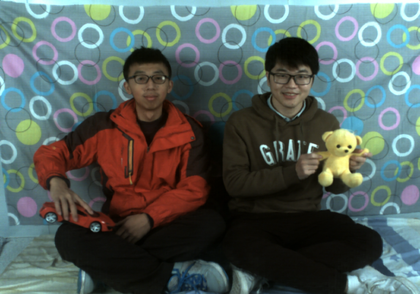
%> input picture img/Boys/X_final.png, 420 x 294 px, shrunk from 1064 x 744 before the run
$ octave show_blocks.m   (GNU Octave 9; MATLAB toolbox functions it lacks are replaced by stand-ins)
%> lines starting %> are read from the running program, lines starting %| are printed output that depends on the picture; in (x1, y1, x2, y2) boxes, pixels count from 0 and x2, y2 are one past the last pixel; in counts of white or black regions, pixels touching at a corner belong together; the program's own positions count from 1
 file_names=[string('img\Trees');
    string('img\Boys');
    string('img\Cam_Still');
    string('img\NagoyaDataLeading');
    string('img\NagoyaFujita');
    string('img\NagoyaOrigami');
    string('img\Toys')];

blk_size=32;
 for i=1:size(file_names,1)
     file_name=[char(file_names(i)),'\X_final.png'];
     disp(file_name)
     img = imread(file_name);
%> img is the input picture: size 294x420x3 uint8; mean R, G, B 83.8, 94.6, 91.2
     [M,N,~]=size(img);
%> M = 294; N = 420
     m=ceil(M/blk_size);
%> m = 10
     n=ceil(N/blk_size);
%> n = 14
     disp(m*n)
%| 140
     for j=1:m-1
         img(j*blk_size,:,:)=0;
     end
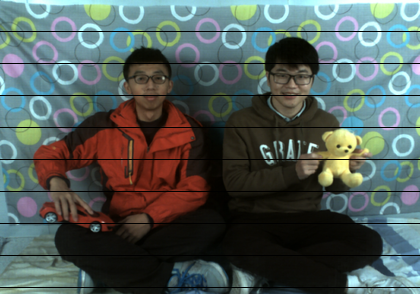
%> img: size 294x420x3 uint8; 3.06% of pixels changed, all inside (x1, y1, x2, y2) = (0, 31, 420, 288)
     for j=1:n-1
         img(:,j*blk_size,:)=0;
     end
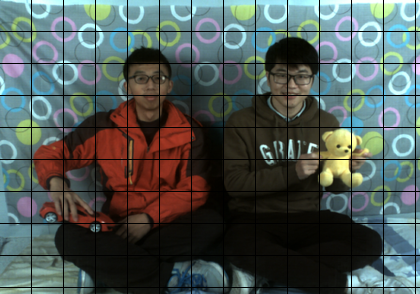
%> img: size 294x420x3 uint8; 3% of pixels changed, all inside (x1, y1, x2, y2) = (31, 0, 416, 294)
     img=uint8(img);
     imwrite(img,[char(file_names(i)),'\X_blocks.png'])
 end
